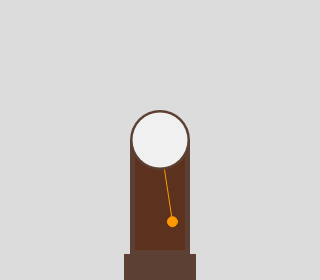
Frame 1 (no input)
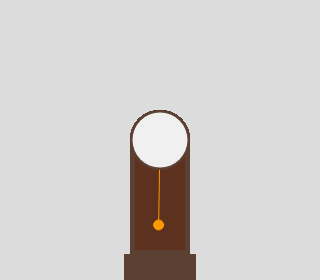
Frame 60 (no input)
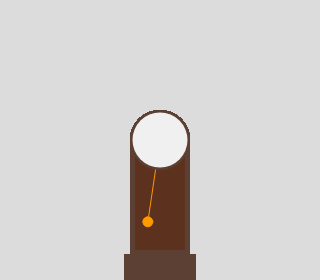
Frame 120 (the mouse pressed at the canvas centre since frame 60)

The p5.js sketch that drew these frames (run headless with seeded random() and noise() and a simulated clock; from frame 60 on, the mouse is pressed at the canvas centre):

// p5.js sketch
// ── sketch.js
var pos;

var bodyHeight = 120;
var bodyWidth = 60;

var footWidth = 60;
var footHeight = 30;

var headRadius = 60;

var origin;
var mover;

var padd = 5;

var angle;

var aAcceleration;
var aVelocity = 0.0;
var pendulumLenght = 25;

var gravity = -0.15;

function setup()
{
	createCanvas(320, 280);
	
	background(220);
	
	initializeVariables();
}

function draw()
{
	//background(0);

	noStroke();

	fill(92, 64, 51);
	rect(pos.x - bodyWidth * 0.5, pos.y, bodyWidth, bodyHeight);

	fill(92, 50, 30);
	rect(pos.x - bodyWidth * 0.5 + padd, pos.y, insideBodyWidth, bodyHeight_2_T_padd);

	aAcceleration = g_pendulum * sin(angle);
	aVelocity += aAcceleration;
	angle += aVelocity;

	mover = createVector(pendulumLenght * sin(angle), pendulumLenght * cos(angle));

	fill(254, 153, 0);
	stroke(254, 153, 0);
	line(origin.x, origin.y, mover.x + origin.x, mover.y + origin.y + bodyHeight * 0.5); // Line to Mover

	ellipse(mover.x + origin.x, mover.y + originY_plus_bodyHeight_T_half, 10, 10); // Mover

	noStroke();
	fill(92, 64, 51);
	ellipse(pos.x, pos.y, headRadius, headRadius); // Big head

	fill(240);
	ellipse(pos.x, pos.y, headRadius - padd, headRadius - padd); // Head inside the big head

	fill(92, 64, 51);
	rect(footX, footY, footWidth, footHeight); 
}

// Const variables at runtime

var insideBodyWidth;
var footX;
var footY;

var bodyHeight_2_T_padd;
var g_pendulum;
var originY_plus_bodyHeight_T_half;

function initializeVariables()
{
	pos = createVector(width / 2, height / 2);
	mover = pos.copy();
	origin = pos.copy();
	angle  = PI / 6;

	insideBodyWidth = bodyWidth - 2 * padd;
	footX = origin.x - bodyWidth * 0.6;
	footY = pos.y + bodyHeight * 0.95;
	footWidth = bodyWidth * 1.2;

	bodyHeight_2_T_padd = bodyHeight - 2 * padd;
	g_pendulum = gravity / pendulumLenght;
	originY_plus_bodyHeight_T_half = origin.y + bodyHeight * 0.5;
}
